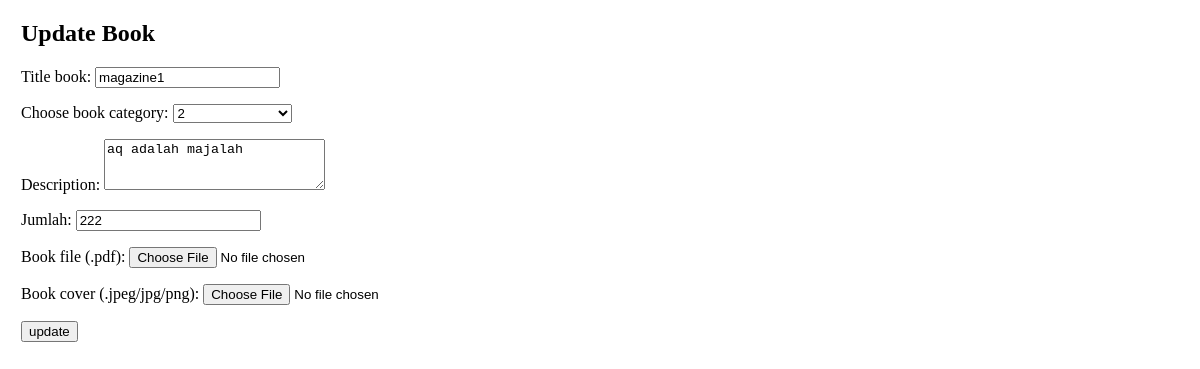
The app's page /book_update.php?id=2 with its own data.
### tables this page shows
CREATE TABLE `book` (
  `id_book` int(11) NOT NULL,
  `user` int(11) NOT NULL,
  `title_book` varchar(255) NOT NULL,
  `category_book` varchar(255) NOT NULL,
  `description_book` varchar(255) NOT NULL,
  `jumlah` int(11) NOT NULL,
  `file_book` varchar(255) NOT NULL,
  `cover_book` varchar(255) NOT NULL
);

### book_update.php (the view, shortened to what this page needs)
<?php
include 'conn.php';
if(isset($_GET['id'])){
    $id = $_GET['id'];
}else{
    echo "ID not found";
    exit;
}
$query = "SELECT * FROM book WHERE id_book=$id";
$result = $conn->query($query);
if ($result->num_rows > 0) {
    $data = $result->fetch_assoc();
} else {
    echo "Data not found";
    exit;
}
?>
<!DOCTYPE html>
<html lang="en">
<head>
    <link rel="stylesheet" href="style.css">
</head>
<body>
    <div style="padding-left:13px">
        <h2>Update Book</h2>
        <form method="POST" action="" enctype="multipart/form-data">
        <p>
            <label for="title_book">Title book:</label>
            <input type="text" name="title_book" value="<?php echo $data['title_book']; ?>">
            <br />
        </p>
        <p>
            <label for = "category_book">Choose book category:</label>
            <select name = "category_book" >
            <option value="<?php echo $data['category_book']; ?>"><?php echo $data['category_book']; ?></option>
            </select>
        </p>
        <p>
            <label for="description_book">Description:</label>
            <textarea rows = 3 cols = 25 name = "description_book" text><?php echo $data['description_book']; ?></textarea>
        </p>
        <p>
            <label for="jumlah">Jumlah:</label>
            <input type="number" name="jumlah" value="<?php echo $data['jumlah']; ?>">
        </p>
        <p>
            <label for="file_book">Book file (.pdf):</label>
            <input type="file" name="file_book" value="<?php echo $data['file_book']; ?>">
        </p>
        <p>
            <label for="cover_book">Book cover (.jpeg/jpg/png):</label>
            <input type="file" name="cover_book" value="<?php echo $data['cover_book']; ?>">
        </p>
            <input type="submit" value="update" name ="submit">
        </form>
    </div>
</body>
</html>

### records on screen
book: title_book "magazine1", category_book "2", description_book "aq adalah majalah", jumlah "222"
